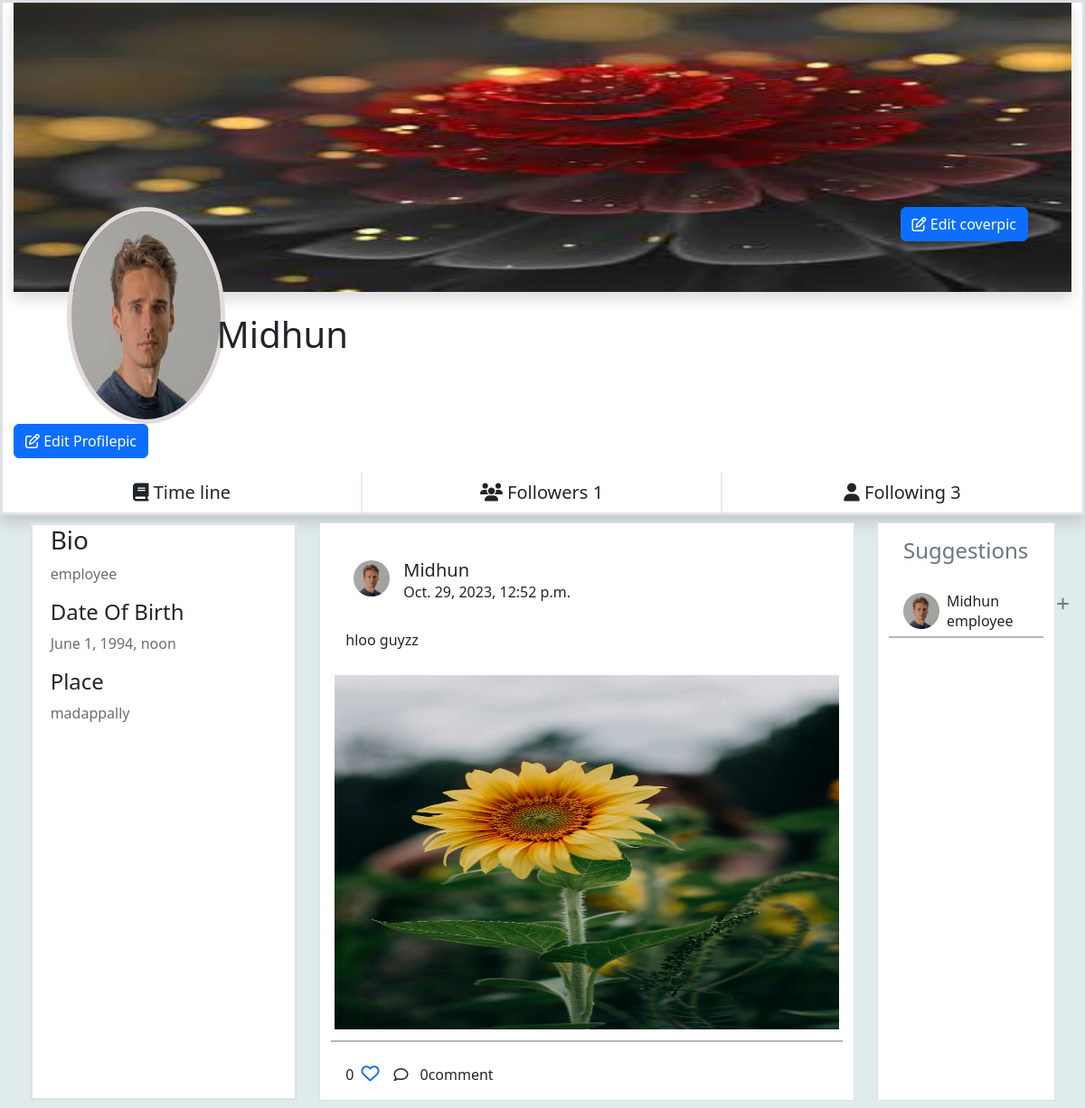
Page /profile/3 (signed in) on the committed database.
### myapp/models.py (models this page shows, shortened)
class UserProfile(models.Model):
    user=models.OneToOneField(User,on_delete=models.CASCADE,related_name="profile")
    profile_pic=models.ImageField(upload_to="profilepics",blank=True,default='/profilepics/default.png')
    bio=models.CharField(max_length=200,null=True)
    address=models.CharField(max_length=200,null=True)
    dob=models.DateTimeField(null=True)
    following=models.ManyToManyField("self",related_name="followed_by",symmetrical=False)
    created_date=models.DateTimeField(auto_now_add=True)
    cover_pic=models.ImageField(upload_to="coverpic",blank=True,default="/profilepics/cover.jpg")
    def __str__(self):
        return self.user.username

class Posts(models.Model):
    title=models.CharField(max_length=200)
    image=models.ImageField(upload_to="postimages",null=True,blank=True)
    user=models.ForeignKey(User,on_delete=models.CASCADE,related_name="userposts")
    created_date=models.DateTimeField(auto_now_add=True)
    liked_by=models.ManyToManyField(User,related_name="post_like")

### myapp/views.py (the view)
# urls.py: path('profile/<int:pk>',views.ProfileDetailView.as_view(),name="profiledetail"),
@method_decorator(signin_required,name="dispatch")
class ProfileDetailView(DetailView):
    model=UserProfile
    template_name="profile.html"
    context_object_name="profile"

### myapp/views.py (called while the page is built)
def signin_required(fn):
    def wrapper(request,*args,**kwargs):
        if not request.user.is_authenticated:
            messages.error(request,"please login")
            return redirect("signin")
        return fn(request,*args,**kwargs)
    return wrapper

### myapp/templates/profile.html (shortened to what this page needs)
<!DOCTYPE html>
{%load static%}
<html lang="en">
<head>
    <link rel="stylesheet" href="https://cdnjs.cloudflare.com/ajax/libs/font-awesome/6.3.0/css/all.min.css"
 />
    <link href="https://cdn.jsdelivr.net/npm/bootstrap@5.3.0-alpha1/dist/css/bootstrap.min.css" rel="stylesheet"
>
    <link rel="stylesheet" href="{%static 'css/profile.css'%}">
</head>
<body style="background-color: rgb(224, 235, 235);">
    <div class="container-fluid border border-3 shadow bg-white">
        <div class="cover_section">
            <img class="coverpic shadow" src="{{profile.cover_pic.url}}" alt="">
        </div>
        <div class="profile_section d-flex justify-content-between">
            <img class="propic" src="{{profile.profile_pic.url}}" alt="">
             <h1 class="onwername ">{{profile}}</h1>
             <div class=" me-5"> <button href="" class="btn btn-primary" data-bs-toggle="modal" data-bs-target="#exampleModal"><i class="fa-regular fa-pen-to-square"></i> Edit
                    coverpic</button></div>
        </div>
        <div class="row d-flex justify-content-evenly">
            <div class=" me-5"> <button href="" class="btn btn-primary" data-bs-toggle="modal" data-bs-target="#exampleModal1"><i class="fa-regular fa-pen-to-square"></i> Edit
                Profilepic</button></div>
            <div class="col-4 text-center mt-3 swich  "><a class="btn fs-5" href=""><span><i
                            class="fa-solid fa-book"></i></span> Time line</a></div>
            <div class="col-4 text-center mt-3 swich ">
                <button class="btn fs-5" data-bs-toggle="modal" data-bs-target="#exampleModalfws"><span><i
                            class="fa-solid fa-users"></i></span> Followers {{profile.followed_by.all | length}}</a></div>
            <div class="col-4 text-center mt-3  "><button class="btn fs-5" data-bs-toggle="modal" data-bs-target="#exampleModalfwg">
                <span><i class="fa-solid fa-user"></i>
                </span> Following {{profile.following.all | length}}</button></div>
        </div>
    </div>
    <div class="container-fluid ">
        <div class="row p-2 d-flex justify-content-evenly">
            <div class="col-3 bg-white  border border-3 ">
                <div class="ms-2">
                    <h3 class="">Bio</h3>
                    <p class=" o">{{profile.bio}}</p>
                    <h4>Date Of Birth</h4>
                    <p class="o">{{profile.dob}}</p>
                    <h4>Place</h4>
                    <p class="o">{{profile.address}}</p>
                </div>
            </div>
            <div class="col-6 bg-white  border">
                {%for p in profile.user.userposts.all%}
              <div class="row">
                <div class="col-12">
                    <div class="allpost mt-4 bg-white">
                        <div class="d-flex p-3">
                            <div class="ms-2">
                                <img class="ownerpic" src="{{p.user.profile.profile_pic.url}}" alt="">
                            </div>
                            <div class="ms-3">
                                <h5 class="m-0">{{p.user}}</h5>
                                <p class="m-0">{{p.created_date}}</p>
                            </div>
                        </div>
                        <div class="posttitle p-3">
                            <h6>{{p.title}}</h6>
                        </div>
                        <div>
                            {%if p.image%}
                            <img class="postimg" src="{{p.image.url}}" alt="">
                            {%endif%}
                        </div>
                        <div class="lines mt-2 mb-2"></div>
                        <div class="d-flex">
                            <div class="ms-3  d-flex  align-items-center">
                                <p class="mt-3">{{p.liked_by.all | length}}</p>
                                <a href=""><i
                                        class="love fa-sharp fa-regular fa-heart ms-2"></i></a>
                            </div>
                            <div class="ms-3  d-flex  align-items-center">
                                <i class="fa-regular fa-comment"></i>
                                <div class="dropdown">
                                    <a class="btn  " href="#" role="button" data-bs-toggle="dropdown"
                                        aria-expanded="false">
                                        {{p.post_comment.all.count}}comment
                                    </a>
                                </div>
                            </div>
                        </div>
                    </div>
                </div>
              </div>
                {%endfor%}
            </div>
            <div class="col-2 bg-white  border">
                <div class="profilesection bg-white">
                    <h4 class="text-secondary p-3">Suggestions</h4>
                    <div class="p-item ">
                        <div class="peoples d-flex mt-3 ms-3">
                            <div>
                                <img class="peopleimg" src="{{profile.profile_pic.url}}" alt="">
                            </div>
                            <div class="ms-2">
                                <h6 class="m-0">{{profile}}</h6>
                                <p class="m-0">{{profile.bio}}</p>
                            </div>
                            <a href="" class="ms-5"><i style="color:rgba(11, 17, 11, 0.5) ;"
                                    class="fa-solid fa-plus"></i></a>
                        </div>
                        <div class="lines"></div>
                    </div>
                </div>
            </div>
        </div>
    </div>
</body>
</html>

### myapp/static/css/profile.css (style rules this page uses)
* { font-family: 'Segoe UI', Tahoma, Geneva, Verdana, sans-serif; }
.coverpic { width: 100%; height: 40vh; }
.propic { width: 15%; height: 30vh; margin-left: 5%; border-radius: 50%; border: 5px solid rgb(227, 219, 219); }
.profile_section { margin-top: -8%; }
.swich { border-right: 2px solid rgb(237, 233, 233); }
.onwername { margin-top: 10%; margin-left: -53%; font-family: 'Segoe UI', Tahoma, Geneva, Verdana, sans-serif; }
.o { color: rgba(11, 11, 11, 0.6); }
.ownerpic { margin: 2%; border-radius: 50%; width: 40px; height: 40px; }
.postimg { padding: 4px; width: 100%; height: 50vh; }
.love { font-size: 20px; }
.peopleimg { width:40px; height: 40px; border-radius: 50%; }
.peoples { width: 100%; }
.lines { margin-top: 5px; background-color:rgba(11, 17, 11, 0.3); height: 2px; width: 100%; }
.p-item { width: 100%; }

### rows in the picture
UserProfile: cover_pic (picture), profile_pic (picture), user.username "Midhun", followed_by.all|length "1", following.all|length "3", bio "employee", dob "June 1, 1994, noon", address "madappally"
Posts: user.profile.profile_pic (picture), user "Midhun", created_date "Oct. 29, 2023, 12:52 p.m.", title "hloo guyzz", image (picture), liked_by.all|length "0", post_comment.all.count "0"
